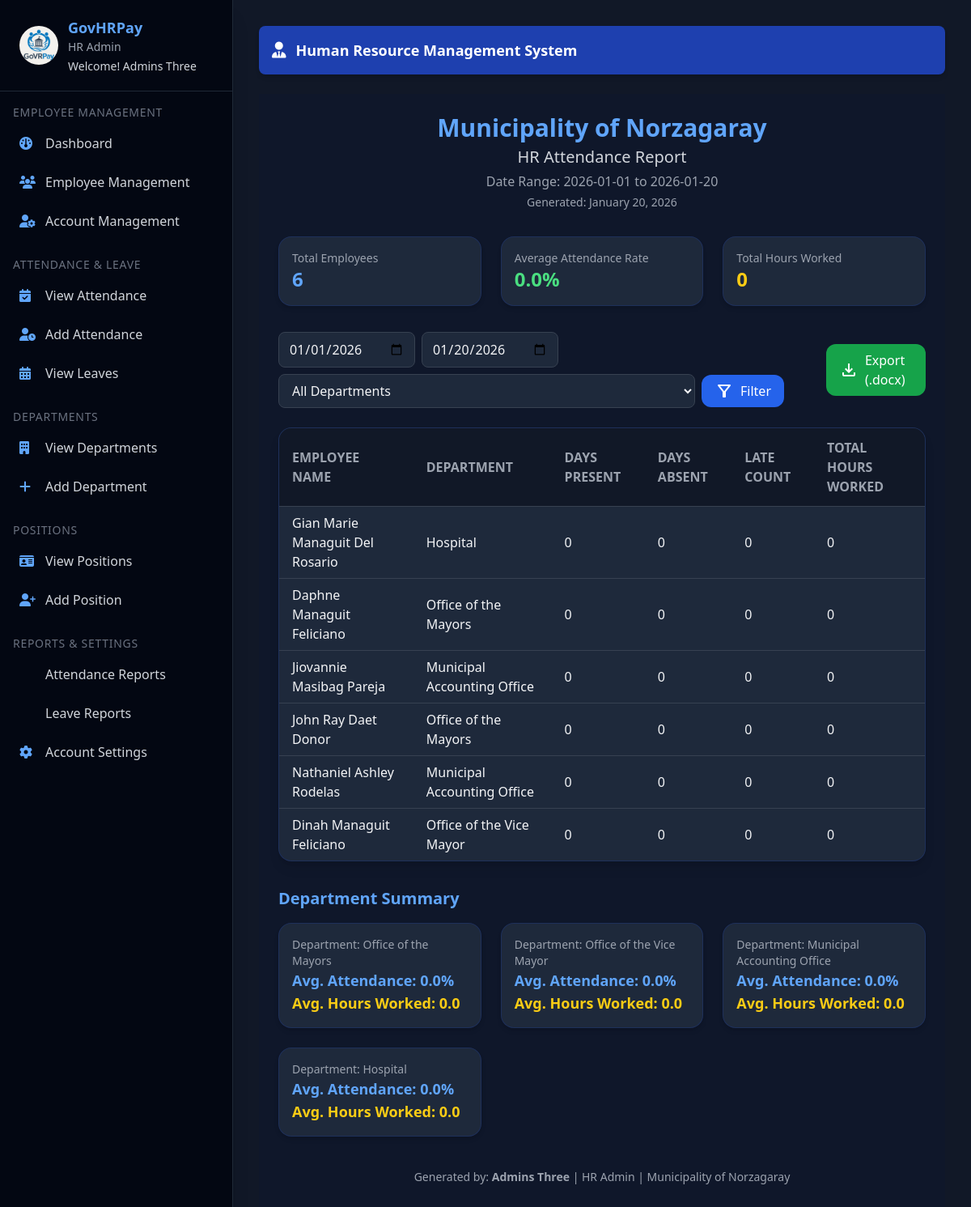
The app's page /hr/admin/attendance-report (signed in) with its own data.
### hr_system/hr/models/user.py (models this page shows, shortened)
class User(UserMixin, db.Model):
    id = db.Column(db.Integer, primary_key=True)
    email = db.Column(db.String(150), unique=True, nullable=False)
    password = db.Column(db.String(150), nullable=False)
    first_name = db.Column(db.String(100), nullable=False)
    last_name = db.Column(db.String(100), nullable=False)
    role = db.Column(db.String(50), nullable=False, default="employee")
    department_id = db.Column(
        db.Integer, db.ForeignKey('department.id', name='fk_user_department_id')
    )
    position = db.Column(db.String(100))
    active = db.Column(db.Boolean, default=True)
    created_at = db.Column(db.DateTime, default=datetime.utcnow)
    last_login = db.Column(db.DateTime)
    managed_department = db.relationship(
        "Department",
        back_populates="head",
        uselist=False,
        foreign_keys="[Department.head_id]"
    )
    employee_profile = db.relationship(
        "Employee",
        back_populates="user",
        uselist=False
    )
    approved_leaves = db.relationship(
        "Leave",
        back_populates="approver",
        lazy=True,
        foreign_keys="[Leave.approved_by]"
    )
    department = db.relationship(
        "Department",
        backref="users",
        foreign_keys=[department_id]
    )
    def get_full_name(self):
        return f"{self.first_name} {self.last_name}"

### hr_system/hr/models/hr_models.py (models this page shows, shortened)
class Department(db.Model):
    __tablename__ = "department"
    id = db.Column(db.Integer, primary_key=True)
    name = db.Column(db.String(100), unique=True, nullable=False)
    description = db.Column(db.Text)
    head_id = db.Column(db.Integer, db.ForeignKey("user.id", name="fk_department_head_id"))
    created_at = db.Column(db.DateTime, default=datetime.utcnow)
    head = db.relationship("User", back_populates="managed_department", foreign_keys=[head_id])
    employees = db.relationship("Employee", back_populates="department", lazy=True)
    positions = db.relationship("Position", back_populates="department", lazy=True)

### hr_system/hr/routes/hr_admin_routes.py (the view)
@hr_admin_bp.route('/attendance-report', methods=['GET'])
@login_required
@admin_required
def attendance_report():
    start_date = request.args.get('start_date')
    end_date = request.args.get('end_date')
    department_id = request.args.get('department_id')
    if not start_date:
        start_date = date.today().replace(day=1)
    else:
        start_date = datetime.strptime(start_date, "%Y-%m-%d").date()
    if not end_date:
        end_date = date.today()
    else:
        end_date = datetime.strptime(end_date, "%Y-%m-%d").date()
    employees_query = Employee.query.filter(Employee.status == "Active")
    if department_id:
        employees_query = employees_query.filter(Employee.department_id == department_id)
    employees = employees_query.all()
    total_employees = len(employees)
    report_data = []
    total_hours_worked = 0
    total_present_days = 0
    for emp in employees:
        emp_attendances = Attendance.query.filter(
            Attendance.employee_id == emp.id,
            Attendance.date >= start_date,
            Attendance.date <= end_date
        ).all()
        days_present = sum(1 for a in emp_attendances if a.status in ["Present", "Late"])
        days_absent = sum(1 for a in emp_attendances if a.status == "Absent")
        late_count = sum(1 for a in emp_attendances if a.status == "Late")
        hours_worked = sum(a.working_hours for a in emp_attendances)
        total_hours_worked += hours_worked
        total_present_days += days_present
        report_data.append({
            "employee_name": emp.get_full_name(),
            "department_name": emp.department.name if emp.department else "",
            "days_present": days_present,
            "days_absent": days_absent,
            "late_count": late_count,
            "total_hours": round(hours_worked, 2)
        })
    avg_attendance_rate = (
        round((total_present_days / (total_employees * ((end_date - start_date).days + 1))) * 100, 2)
        if total_employees > 0 else 0
    )
    department_summary = []
    departments = Department.query.all()
    for dept in departments:
        dept_emps = [e for e in employees if e.department_id == dept.id]
        if not dept_emps:
            continue
        dept_attendance_days = 0
        dept_total_hours = 0
        for emp in dept_emps:
            emp_att = [a for a in report_data if a["employee_name"] == emp.get_full_name()]
            if emp_att:
                dept_attendance_days += emp_att[0]["days_present"]
                dept_total_hours += emp_att[0]["total_hours"]
        num_days = ((end_date - start_date).days + 1) * len(dept_emps)
        avg_att = round((dept_attendance_days / num_days) * 100, 2) if num_days > 0 else 0
        avg_hours = round(dept_total_hours / len(dept_emps), 2) if dept_emps else 0
        department_summary.append({
            "name": dept.name,
            "avg_attendance": avg_att,
            "avg_hours": avg_hours
        })
    return render_template(
        "hr/admin/attendance_reports.html",
        report_data=report_data,
        department_summary=department_summary,
        total_employees=total_employees,
        total_hours_worked=round(total_hours_worked, 2),
        avg_attendance_rate=avg_attendance_rate,
        start_date=start_date,
        end_date=end_date,
        department_id=int(department_id) if department_id else "",
        departments=departments,
        current_date=date.today().strftime("%B %d, %Y"),
        current_user=current_user
    )

### hr_system/hr/__init__.py (called while the page is built)
@login_manager.user_loader
def load_user(user_id):
    return User.query.get(int(user_id))

### hr_system/hr/models/hr_models.py (called while the page is built)
    def get_full_name(self):
        return f"{self.first_name} {self.middle_name or ''} {self.last_name}".strip()

### hr_system/hr/utils.py (called while the page is built)
def admin_required(f):
    @wraps(f)
    def decorated_function(*args, **kwargs):
        if not current_user.is_authenticated or current_user.role != 'hr_admin':
            return jsonify({'error': 'Admin access required'}), 403
        return f(*args, **kwargs)
    return decorated_function

### templates/hr/admin/attendance_reports.html (shortened to what this page needs)
{% extends 'hr/admin/admin_base.html' %}
{% block content %}
<main class="p-6 bg-[#0f172a] min-h-screen text-gray-100">
  <div class="text-center mb-8">
    <h1 class="text-3xl font-bold text-blue-400">Municipality of Norzagaray</h1>
    <h2 class="text-xl text-gray-300 mt-1">HR Attendance Report</h2>
    <p class="text-gray-400 mt-1">
      Date Range: <span class="font-medium">{{ start_date }} to {{ end_date }}</span>
    </p>
    <p class="text-gray-400 text-sm mt-1">Generated: {{ current_date }}</p>
  </div>
  <div class="grid grid-cols-1 md:grid-cols-3 gap-6 mb-8">
    <div class="bg-[#1e293b] p-4 rounded-2xl shadow-md border border-blue-900/40">
      <p class="text-gray-400 text-sm">Total Employees</p>
      <p class="text-2xl font-bold text-blue-400">{{ total_employees }}</p>
    </div>
    <div class="bg-[#1e293b] p-4 rounded-2xl shadow-md border border-blue-900/40">
      <p class="text-gray-400 text-sm">Average Attendance Rate</p>
      <p class="text-2xl font-bold text-green-400">{{ avg_attendance_rate }}%</p>
    </div>
    <div class="bg-[#1e293b] p-4 rounded-2xl shadow-md border border-blue-900/40">
      <p class="text-gray-400 text-sm">Total Hours Worked</p>
      <p class="text-2xl font-bold text-yellow-400">{{ total_hours_worked }}</p>
    </div>
  </div>
  <div class="flex flex-col md:flex-row md:justify-between items-start md:items-center gap-4 mb-6">
    <form method="get" class="flex gap-2 flex-wrap items-center">
      <input type="date" name="start_date" value="{{ start_date }}" class="px-3 py-2 rounded-lg bg-[#1e293b] border border-gray-700 text-gray-100">
      <input type="date" name="end_date" value="{{ end_date }}" class="px-3 py-2 rounded-lg bg-[#1e293b] border border-gray-700 text-gray-100">
      <select name="department_id" class="px-3 py-2 rounded-lg bg-[#1e293b] border border-gray-700 text-gray-100">
        <option value="">All Departments</option>
      </select>
      <button type="submit" class="px-4 py-2 bg-blue-600 hover:bg-blue-700 rounded-xl text-white flex items-center gap-2 transition">
        <span class="material-symbols-outlined">filter_alt</span> Filter
      </button>
    </form>
    <a href="{{ url_for('hr_admin.attendance_report_word', start_date=start_date, end_date=end_date, department_id=department_id) }}"
       class="inline-flex items-center gap-2 bg-green-600 hover:bg-green-700 px-4 py-2 rounded-xl text-white transition">
       <span class="material-symbols-outlined">download</span> Export (.docx)
    </a>
  </div>
  <div class="overflow-x-auto bg-[#1e293b] rounded-2xl shadow-lg border border-blue-900/40">
    <table class="min-w-full divide-y divide-gray-700 text-sm md:text-base table-auto">
      <thead class="bg-[#111827] text-gray-400 uppercase">
        <tr>
          <th class="px-4 py-3 text-left">Employee Name</th>
          <th class="px-4 py-3 text-left">Department</th>
          <th class="px-4 py-3 text-left">Days Present</th>
          <th class="px-4 py-3 text-left">Days Absent</th>
          <th class="px-4 py-3 text-left">Late Count</th>
          <th class="px-4 py-3 text-left">Total Hours Worked</th>
        </tr>
      </thead>
      <tbody class="divide-y divide-gray-700">
        {% for row in report_data %}
        <tr class="hover:bg-[#111827] transition">
          <td class="px-4 py-2">{{ row.employee_name }}</td>
          <td class="px-4 py-2">{{ row.department_name }}</td>
          <td class="px-4 py-2">{{ row.days_present }}</td>
          <td class="px-4 py-2">{{ row.days_absent }}</td>
          <td class="px-4 py-2">{{ row.late_count }}</td>
          <td class="px-4 py-2">{{ row.total_hours }}</td>
        </tr>
        {% else %}
        <tr>
          <td colspan="6" class="text-center py-4 text-gray-400">No attendance records found</td>
        </tr>
        {% endfor %}
      </tbody>
    </table>
  </div>
  {% if department_summary %}
  <div class="mt-8">
    <h3 class="text-xl font-semibold text-blue-400 mb-4">Department Summary</h3>
    <div class="grid grid-cols-1 md:grid-cols-3 gap-6">
      {% for dept in department_summary %}
      <div class="bg-[#1e293b] p-4 rounded-2xl shadow-md border border-blue-900/40">
        <p class="text-gray-400 text-sm">Department: {{ dept.name }}</p>
        <p class="text-lg font-bold text-blue-400">Avg. Attendance: {{ dept.avg_attendance }}%</p>
        <p class="text-lg font-bold text-yellow-400">Avg. Hours Worked: {{ dept.avg_hours }}</p>
      </div>
      {% endfor %}
    </div>
  </div>
  {% endif %}
  <div class="mt-10 text-gray-400 text-sm text-center">
    Generated by: <b>{{ current_user.get_full_name() }}</b> | HR Admin | Municipality of Norzagaray
  </div>
</main>
{% endblock %}

### templates/hr/admin/admin_base.html (shortened to what this page needs)
<!DOCTYPE html>
<html lang="en">
  <head>
    <link
      rel="stylesheet"
      href="https://cdnjs.cloudflare.com/ajax/libs/font-awesome/6.5.1/css/all.min.css"
    />
    <script src="https://cdn.tailwindcss.com"></script>
  </head>
  <body class="bg-gray-900 text-gray-100 flex flex-col md:flex-row min-h-screen font-sans">
    <aside
      id="sidebar"
      class="bg-gray-950 text-white w-64 sm:w-72 flex-shrink-0 fixed md:static inset-y-0 left-0 transform -translate-x-full md:translate-x-0 transition-transform duration-300 z-30 flex flex-col justify-between border-r border-gray-800 shadow-xl"
    >
      <div class="overflow-y-auto flex-grow">
        <div class="flex items-center gap-3 px-6 py-5 border-b border-gray-800 sticky top-0 bg-gray-950 z-10">
          <img
            src="{{ url_for('hr_admin.static', filename='img/logo2.avif') }}"
            alt="Logo"
            class="w-12 h-12 rounded-full object-cover"
          />
          <div>
            <h2 class="text-lg font-semibold text-blue-400">GovHRPay</h2>
            <p class="text-sm text-gray-400">HR Admin</p>
            <p class="text-sm text-gray-300 mt-1">
              Welcome! <span class="font-medium">{{ current_user.get_full_name() }}</span>
            </p>
          </div>
        </div>
        <nav class="mt-4 px-4 text-gray-300">
          {% for section, links in {
            "Employee Management": [
              ("fa-gauge", "Dashboard", "hr_admin.hr_dashboard"),
              ("fa-users", "Employee Management", "hr_admin.view_employees"),
              ("fa-user-gear", "Account Management", "hr_admin.view_users")
            ],
            "Attendance & Leave": [
              ("fa-calendar-check", "View Attendance", "hr_admin.attendance"),
              ("fa-user-clock", "Add Attendance", "hr_admin.add_attendance"),
              ("fa-calendar-days", "View Leaves", "hr_admin.view_leaves")
            ],
            "Departments": [
              ("fa-building", "View Departments", "hr_admin.view_departments"),
              ("fa-plus", "Add Department", "hr_admin.add_department")
            ],
            "Positions": [
              ("fa-id-card", "View Positions", "hr_admin.view_positions"),
              ("fa-user-plus", "Add Position", "hr_admin.add_position")
            ],
            "Reports & Settings": [
              ("fa-file-chart-column", "Attendance Reports", "hr_admin.attendance_report"),
              ("fa-file-chart-line", "Leave Reports", "hr_admin.leave_report"),
              ("fa-gear", "Account Settings", "hr_admin.profile")
            ]
          }.items() %}
          <div class="mb-6">
            <h3 class="text-sm uppercase tracking-wider text-gray-500 mb-2">{{ section }}</h3>
            <ul class="space-y-2">
              {% for icon, text, url in links %}
              <li>
                <a href="{{ url_for(url) }}" class="flex items-center gap-3 p-2 rounded-lg hover:bg-blue-700/40 transition">
                  <i class="fa-solid {{ icon }} text-blue-400 w-5"></i> {{ text }}
                </a>
              </li>
              {% endfor %}
            </ul>
          </div>
        </nav>
      </div>
    </aside>
    <main class="flex-1 p-4 sm:p-6 md:p-8 overflow-y-auto bg-gray-900">
      <div class="bg-blue-800 text-white rounded-lg p-4 mb-6 flex flex-wrap gap-3 items-center justify-between shadow-md sticky top-0 z-10 hidden md:flex">
        <div class="flex items-center gap-3">
          <i class="fa-solid fa-user-tie text-xl"></i>
          <h1 class="text-lg font-semibold">Human Resource Management System</h1>
        </div>
      </div>
      {% block content %}{% endblock %}
    </main>
  </body>
</html>

### records on screen
User: get_full_name "Admins Three", last_login "January 20, 2026"
Department: employee_name "Gian Marie Managuit Del Rosario", department_name "Hospital", days_present "0", days_absent "0", late_count "0", total_hours "0", name "Hospital", avg_attendance "0.0", avg_hours "0.0"
Department: employee_name "Daphne Managuit Feliciano", department_name "Office of the Mayors", days_present "0", days_absent "0", late_count "0", total_hours "0", employee_name "John Ray Daet Donor", name "Office of the Mayors", avg_attendance "0.0", avg_hours "0.0"
Department: employee_name "Jiovannie Masibag Pareja", department_name "Municipal Accounting Office", days_present "0", days_absent "0", late_count "0", total_hours "0", employee_name "Nathaniel Ashley Rodelas", name "Municipal Accounting Office", avg_attendance "0.0", avg_hours "0.0"
Department: employee_name "Dinah Managuit Feliciano", department_name "Office of the Vice Mayor", days_present "0", days_absent "0", late_count "0", total_hours "0", name "Office of the Vice Mayor", avg_attendance "0.0", avg_hours "0.0"

### other values on screen
{{ section }} "EMPLOYEE MANAGEMENT" "ATTENDANCE & LEAVE" "DEPARTMENTS" "POSITIONS" "REPORTS & SETTINGS"
{{ text }} "Dashboard" "Employee Management" "Account Management" "View Attendance" "Add Attendance" "View Leaves" "View Departments" "Add Department" "View Positions" "Add Position" "Attendance Reports" "Leave Reports" "Account Settings"
{{ start_date }} "2026-01-01"
{{ end_date }} "2026-01-20"
{{ total_employees }} "6"
{{ avg_attendance_rate }} "0.0"
{{ total_hours_worked }} "0"
